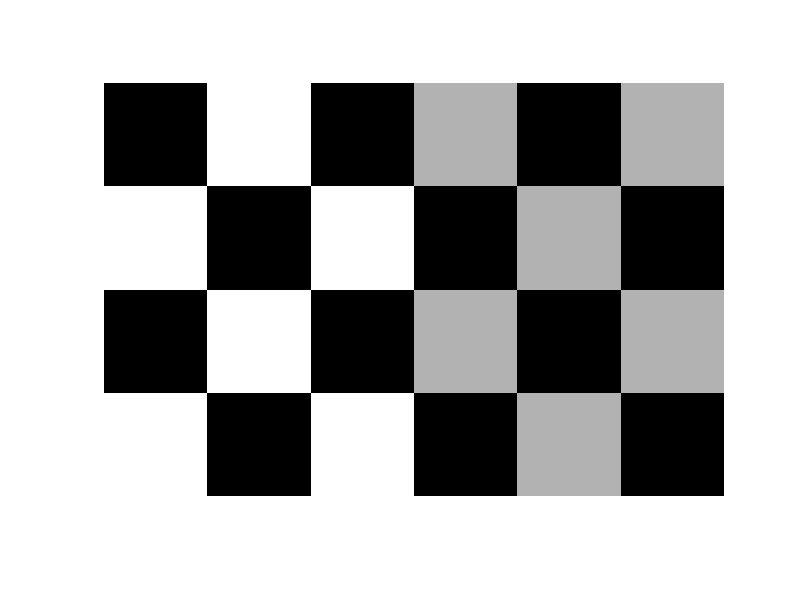
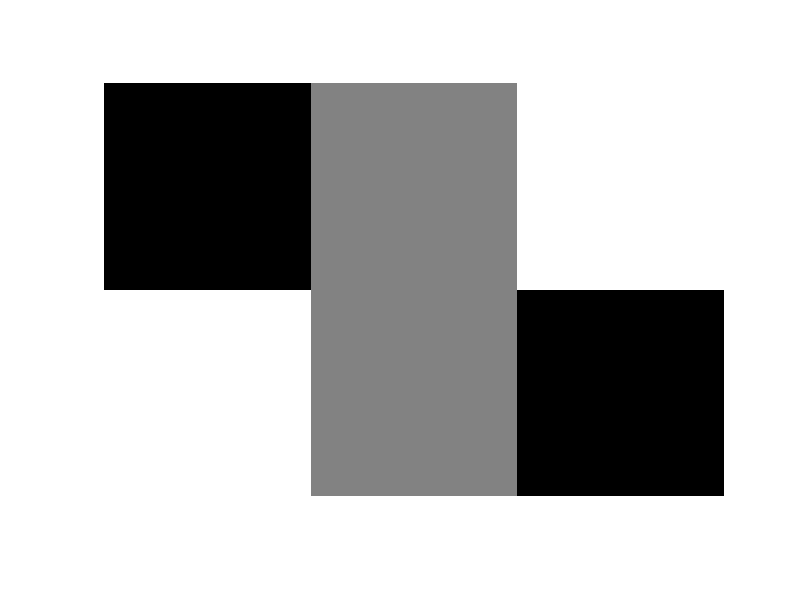

Reproduce these figures in MATLAB, in order. (Note: this script raises an error after producing the figures.)
%% Matlab function
I = checkerboard;
imshow(I)

n=20
I = checkerboard(n);
imshow(I)

n=50;p=2;q=3;
I = checkerboard(n,p,q);
imshow(I)

K = (checkerboard > 0.5);
figure, imshow(K)

imshow([0 0.5 1;1 0.5 0])

%% Psychtoolbox 
Screen MakeTexture?
% textureIndex=Screen('MakeTexture', WindowIndex, imageMatrix [, optimizeForDrawAngle=0] [, specialFlags=0] [, floatprecision] [, textureOrientation=0] [, textureShader=0]);
Screen DrawTexture?
% Screen('DrawTexture', windowPointer, texturePointer [,sourceRect] [,destinationRect] [,rotationAngle] [, filterMode] [, globalAlpha] [, modulateColor] [, textureShader] [, specialFlags] [, auxParameters]);

%% Tryout
% Clear the workspace and the screen
sca;
close all;
clearvars;
%Screen('Preference', 'SkipSyncTests', 1);
% Here we call some default settings for setting up Psychtoolbox
PsychDefaultSetup(2);
% Get the screen numbers
screens = Screen('Screens');
% Draw to the external screen if avaliable
screenNumber = max(screens);
% Define black and white
white = WhiteIndex(screenNumber);
black = BlackIndex(screenNumber);
grey = white / 2;
% Open an on screen window
[window, windowRect] = PsychImaging('OpenWindow', screenNumber, grey, [0 0 400 400]);
ifi = Screen('GetFlipInterval', window);
% Query the maximum priority level
topPriorityLevel = MaxPriority(window);
% Get the size of the on screen window
[screenXpixels, screenYpixels] = Screen('WindowSize', window);
%%%%%%%%%Stripe information
% Get the centre coordinate of the window
[xCenter, yCenter] = RectCenter(windowRect);    
cx = (screenXpixels/2);
cy = (screenYpixels/2);
% Make a base Rect of 200 by 200 pixels
dimx = cx;
dimy = cy;
baseRect = [0 0 dimx dimy];
pos = [cx- dimx/2 ,cy - dimy/2,cx+ dimx/2 ,cy + dimy/2];
% MakeTexture
textureIndex=Screen('MakeTexture',window,double(K));
Screen('DrawTexture', window, textureIndex, [],pos);
vbl = Screen('Flip', window);
vbl = Screen('Flip', window, vbl + (waitframes - 0.5) * ifi);
%% If screen crash, 
% To get out, press "Ctrl+0" to navigate to the invisible command window, 
% then "Ctrl + C" and "sca"
